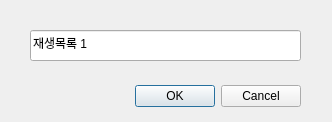
<?xml version="1.0" encoding="UTF-8"?>
<ui version="4.0">
 <class>Dialog</class>
 <widget class="QDialog" name="Dialog">
  <property name="geometry">
   <rect>
    <x>0</x>
    <y>0</y>
    <width>332</width>
    <height>122</height>
   </rect>
  </property>
  <property name="windowTitle">
   <string>Dialog</string>
  </property>
  <widget class="QDialogButtonBox" name="buttonBox">
   <property name="geometry">
    <rect>
     <x>-40</x>
     <y>80</y>
     <width>341</width>
     <height>32</height>
    </rect>
   </property>
   <property name="orientation">
    <enum>Qt::Horizontal</enum>
   </property>
   <property name="standardButtons">
    <set>QDialogButtonBox::Cancel|QDialogButtonBox::Ok</set>
   </property>
  </widget>
  <widget class="QLineEdit" name="lineEdit">
   <property name="geometry">
    <rect>
     <x>30</x>
     <y>30</y>
     <width>271</width>
     <height>31</height>
    </rect>
   </property>
   <property name="text">
    <string>재생목록 1</string>
   </property>
  </widget>
 </widget>
 <resources/>
 <connections>
  <connection>
   <sender>buttonBox</sender>
   <signal>accepted()</signal>
   <receiver>Dialog</receiver>
   <slot>accept()</slot>
   <hints>
    <hint type="sourcelabel">
     <x>248</x>
     <y>254</y>
    </hint>
    <hint type="destinationlabel">
     <x>157</x>
     <y>274</y>
    </hint>
   </hints>
  </connection>
  <connection>
   <sender>buttonBox</sender>
   <signal>rejected()</signal>
   <receiver>Dialog</receiver>
   <slot>reject()</slot>
   <hints>
    <hint type="sourcelabel">
     <x>316</x>
     <y>260</y>
    </hint>
    <hint type="destinationlabel">
     <x>286</x>
     <y>274</y>
    </hint>
   </hints>
  </connection>
 </connections>
</ui>
